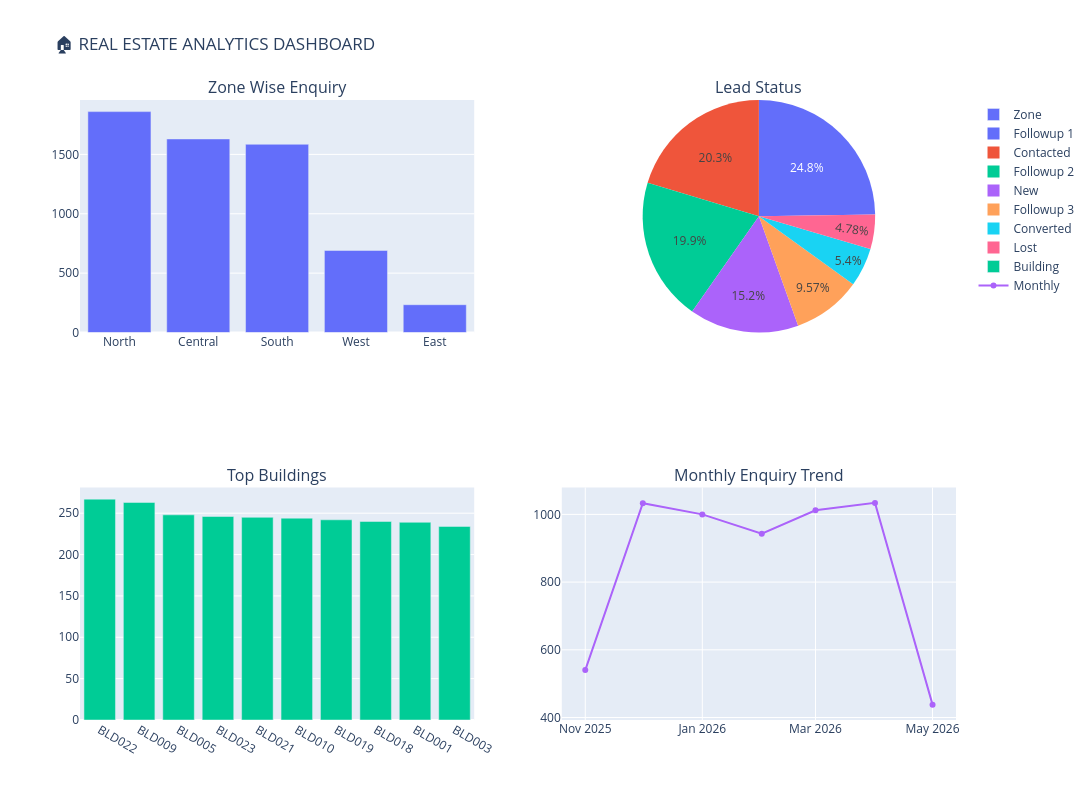

Notebook cell for this chart:
### Code cell
# Create Dashboard

import plotly.graph_objects as go
from plotly.subplots import make_subplots

# KPI Values
total_enquiry = df['enquiry_id'].count()
total_zone = df['zone'].nunique()
total_building = df['building_id'].nunique()

# Data
zone_data = df['zone'].value_counts()
status_data = df['status'].value_counts()
building_data = df['building_id'].value_counts().head(10)


fig = make_subplots(
    rows=2,
    cols=2,
    specs=[
        [{"type":"bar"}, {"type":"pie"}],
        [{"type":"bar"}, {"type":"scatter"}]
    ],
    subplot_titles=(
        "Zone Wise Enquiry",
        "Lead Status",
        "Top Buildings",
        "Monthly Enquiry Trend"
    )
)


# Zone Chart
fig.add_trace(
    go.Bar(
        x=zone_data.index,
        y=zone_data.values,
        name="Zone"
    ),
    row=1,
    col=1
)


# Status Pie
fig.add_trace(
    go.Pie(
        labels=status_data.index,
        values=status_data.values,
        name="Status"
    ),
    row=1,
    col=2
)


# Building Chart
fig.add_trace(
    go.Bar(
        x=building_data.index,
        y=building_data.values,
        name="Building"
    ),
    row=2,
    col=1
)


# Monthly Trend
fig.add_trace(
    go.Scatter(
        x=monthly_leads.index.astype(str),
        y=monthly_leads.values,
        mode="lines+markers",
        name="Monthly"
    ),
    row=2,
    col=2
)


fig.update_layout(
    height=800,
    width=1200,
    title_text="🏠 REAL ESTATE ANALYTICS DASHBOARD"
)
monthly_leads=df['lead_date'].dt.to_period('M').value_counts().sort_index()
fig.show()

### Figure 1 — Plotly figure (JSON) as saved in the notebook; plotly's stock layout.template omitted (floating-point values rounded to 4 significant figures)
{"data": [{"name": "Zone", "type": "bar", "x": ["North", "Central", "South", "West", "East"], "xaxis": "x", "y": [1860, 1630, 1585, 691, 234], "yaxis": "y"}, {"domain": {"x": [0.55, 1], "y": [0.625, 1]}, "labels": ["Followup 1", "Contacted", "Followup 2", "New", "Followup 3", "Converted", "Lost"], "name": "Status", "type": "pie", "values": [1486, 1220, 1196, 913, 574, 324, 287]}, {"name": "Building", "type": "bar", "x": ["BLD022", "BLD009", "BLD005", "BLD023", "BLD021", "BLD010", "BLD019", "BLD018", "BLD001", "BLD003"], "xaxis": "x2", "y": [267, 263, 248, 246, 245, 244, 242, 240, 239, 234], "yaxis": "y2"}, {"mode": "lines+markers", "name": "Monthly", "type": "scatter", "x": ["2025-11", "2025-12", "2026-01", "2026-02", "2026-03", "2026-04", "2026-05"], "xaxis": "x3", "y": [540, 1033, 1000, 943, 1012, 1034, 438], "yaxis": "y3"}], "layout": {"annotations": [{"font": {"size": 16}, "showarrow": false, "text": "Zone Wise Enquiry", "x": 0.225, "xanchor": "center", "xref": "paper", "y": 1, "yanchor": "bottom", "yref": "paper"}, {"font": {"size": 16}, "showarrow": false, "text": "Lead Status", "x": 0.775, "xanchor": "center", "xref": "paper", "y": 1, "yanchor": "bottom", "yref": "paper"}, {"font": {"size": 16}, "showarrow": false, "text": "Top Buildings", "x": 0.225, "xanchor": "center", "xref": "paper", "y": 0.375, "yanchor": "bottom", "yref": "paper"}, {"font": {"size": 16}, "showarrow": false, "text": "Monthly Enquiry Trend", "x": 0.775, "xanchor": "center", "xref": "paper", "y": 0.375, "yanchor": "bottom", "yref": "paper"}], "height": 800, "title": {"text": "🏠 REAL ESTATE ANALYTICS DASHBOARD"}, "width": 1200, "xaxis": {"anchor": "y", "domain": [0, 0.45]}, "xaxis2": {"anchor": "y2", "domain": [0, 0.45]}, "xaxis3": {"anchor": "y3", "domain": [0.55, 1]}, "yaxis": {"anchor": "x", "domain": [0.625, 1]}, "yaxis2": {"anchor": "x2", "domain": [0, 0.375]}, "yaxis3": {"anchor": "x3", "domain": [0, 0.375]}}}
